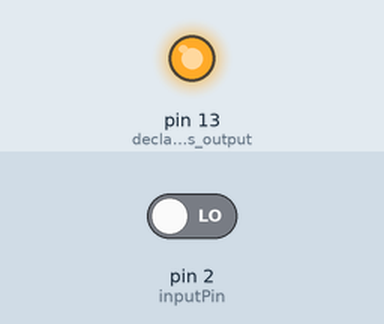
This sketch was run on a simulated Arduino Uno, built with avr-gcc and run on an emulated ATmega328P. Parts: output pins drawn as LEDs (lit = HIGH). The inputs (shaded band) are chosen by the test bench; at power-on: pin 2 (inputPin) LOW.

Above: at 1.2 s.
1.3 s: pin 2 (inputPin) driven HIGH
At 2.4 s:
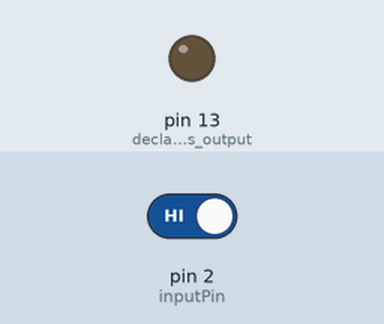
2.8 s: pin 2 (inputPin) driven LOW
At 3.5 s:
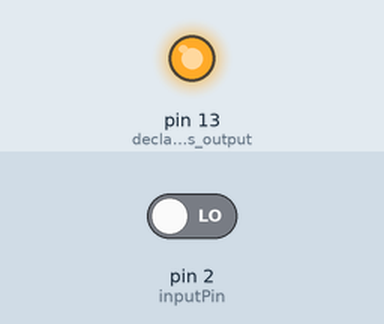
Timing chart, 0 to 5.8 s (numbered marks = the images above; inputs shaded):
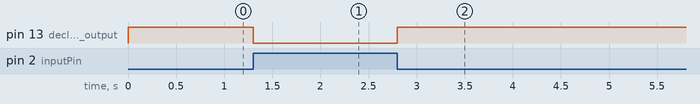

Measured:
- after the input at 1.3 s, pin 13 (declare_LED_as_output): HIGH → LOW at once
- after the input at 2.8 s, pin 13 (declare_LED_as_output): LOW → HIGH at once

The sketch:

ch05_PushbuttonPullup.ino
```cpp
/*
   Pushbutton sketch
   a switch connected to pin 2 lights the built-in LED
*/

const int inputPin = 2;           // choose the input pin (for a pushbutton)

void setup() {
  pinMode(LED_BUILTIN, OUTPUT);   // declare LED as output
  pinMode(inputPin, INPUT);       // declare pushbutton as input
}

void loop(){
  int val = digitalRead(inputPin);  // read input value
  if (val == HIGH)                  // check if the input is HIGH
  {
    digitalWrite(LED_BUILTIN, LOW);  // turn LED OFF
  }
  else
  {
    digitalWrite(LED_BUILTIN, HIGH); // turn LED ON
  }
}
```
